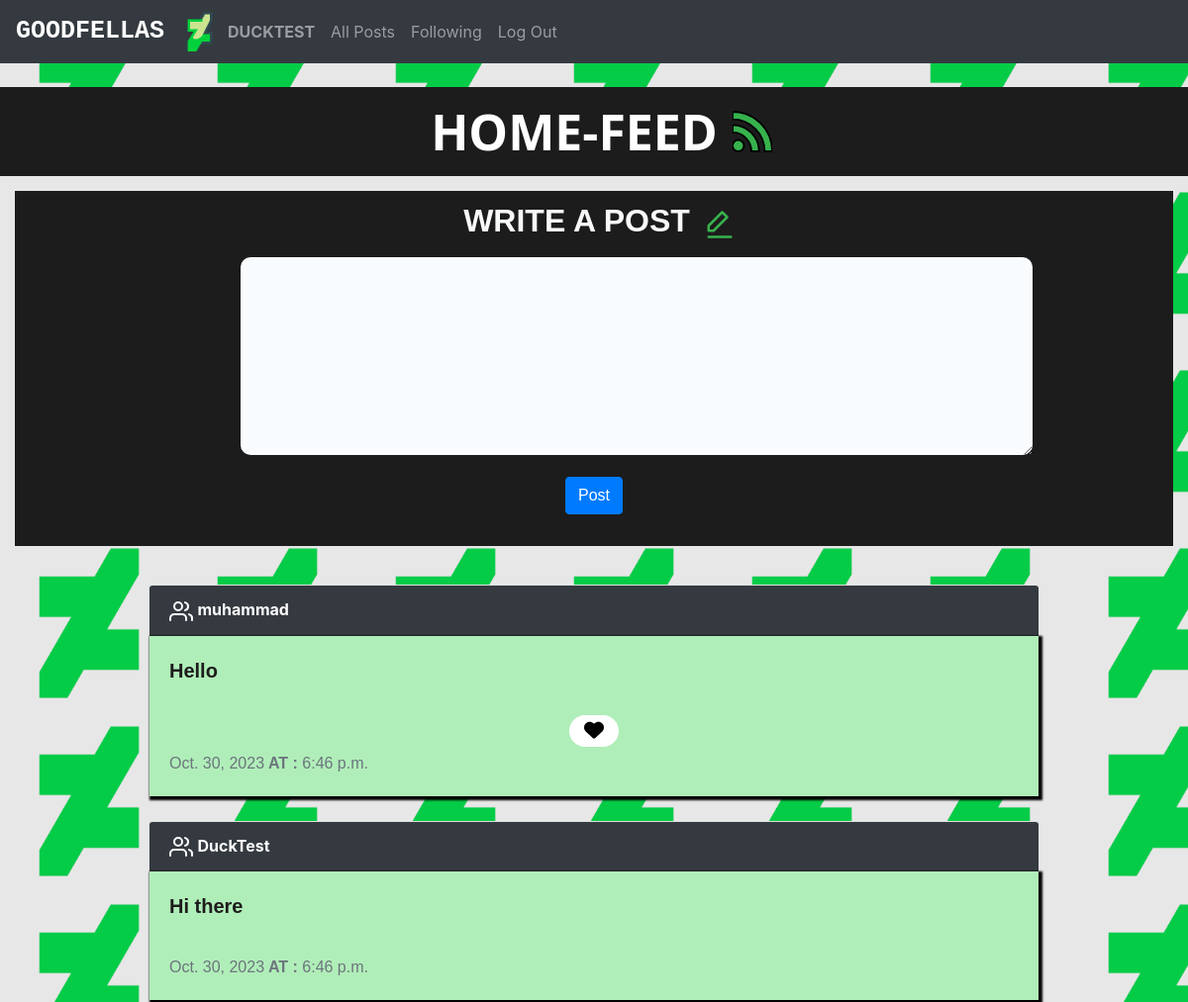
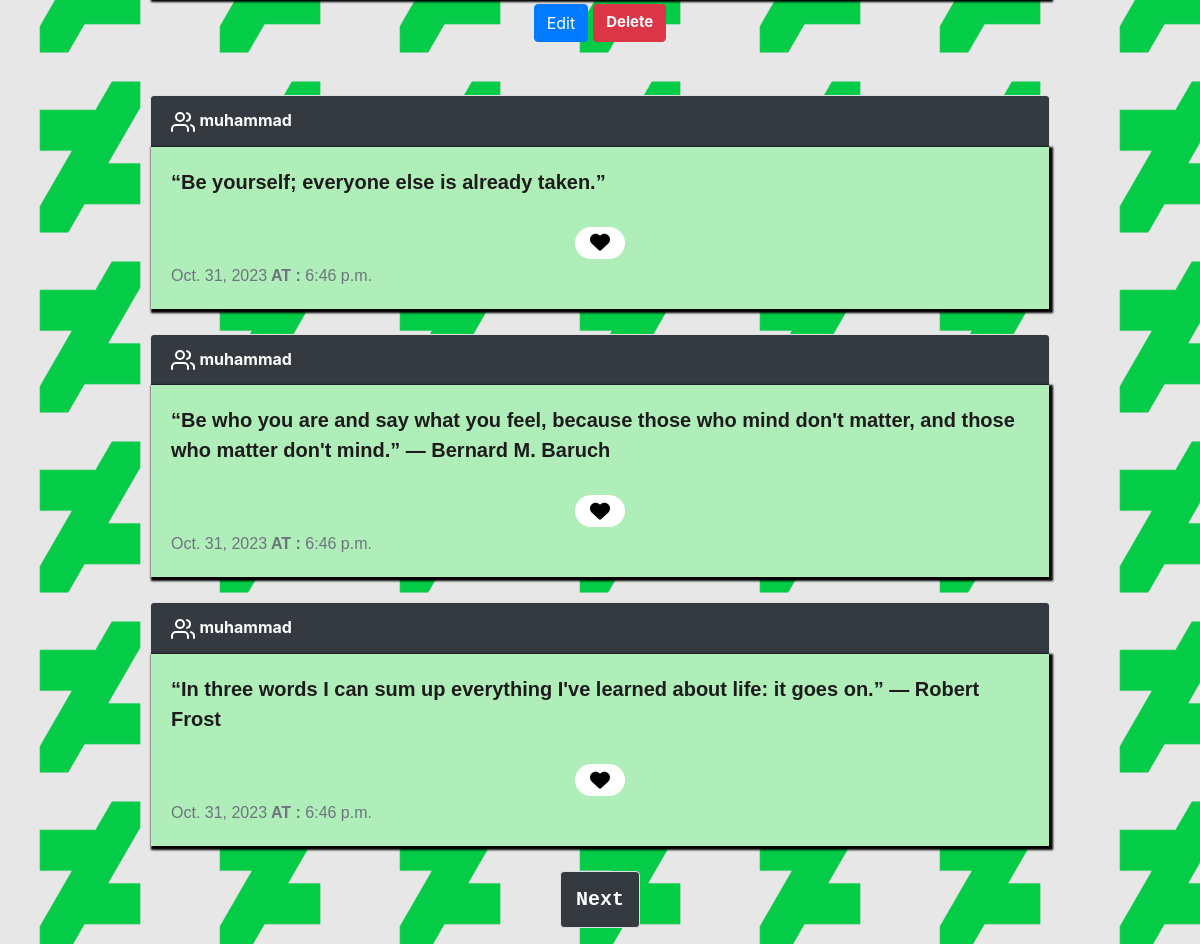
Page / (signed in) on the committed database (2 pictures, top to bottom).
### network/models.py (models this page shows, shortened)
class User(AbstractUser):
    pass

class New_Post(models.Model):
    user = models.ForeignKey(User,on_delete=models.CASCADE,related_name="writer",default=True)
    content = models.TextField(max_length=150)
    date = models.DateField(auto_now_add=True)
    time = models.TimeField(auto_now_add=True)

### network/views.py (the view)
# urls.py: path("", views.index, name="index"),
def index(request):
        likes = LikesModel.objects.all()
        postLikes = []
        try:
            for like in likes:
                if like.user.id == request.user.id:
                    postLikes.append(like.post.id)
        except:
            postLikes = []
        PostFeed = New_Post.objects.all().order_by('id')
        Navigation = Paginator(PostFeed, 5)
        pageNum = request.GET.get('page')
        post_page = Navigation.get_page(pageNum)
        form = NewPostForm(request.POST or None)
        if form.is_valid():
            obj = form.save(commit=False)
            obj.user = request.user
            obj.save()
            form = NewPostForm()
            return redirect('index')
        return render(request, "network/index.html",{
                    'form': form,
                    'PostFeed': PostFeed,
                    "post_page": post_page,
                    "postLikes":postLikes,
                        })

### network/forms.py
class NewPostForm(forms.ModelForm):
    class Meta:
        model = New_Post
        fields  = ['content']

### network/templates/network/index.html (shortened to what this page needs)
{% extends "network/layout.html" %}
{% load static %}
{% block body %}
{%if user.is_authenticated %}
    <br>
    <div class="page_feed">
        <h1 class="index_title">Home-Feed</h1>
    </div>
    <div class="NewPost">
        <div class="edit_logo">
            <h2>Write a Post</h2>
            <svg xmlns="http://www.w3.org/2000/svg" width="30" height="40" viewBox="0 0 24 24" fill="none"
                stroke="#37b24d" stroke-width="2" stroke-linecap="round" stroke-linejoin="round">
                <polygon points="14 2 18 6 7 17 3 17 3 13 14 2"></polygon>
                <line x1="3" y1="22" x2="21" y2="22"></line>
            </svg>
        </div>
        <form method='POST'>
            {{form}}
            <div class='btn'>
                <input type='submit' value='Post' class="btn btn-primary">
            </div>
        </form>
        <br>
    </div>
    {%endif%}
    <div class="NewFeed">
        {% for Post in post_page %}
        <br>
        <div class="card">
            <div class="card-header">
                <a class="user_hyperlink" href="{%url 'profile' user_id=Post.user.id %}">{{Post.user}}</a>
            </div>
            <div class="card-body">
                <blockquote class="blockquote mb-0">
                    <p class="post_content_p_{{Post.id}}" data-post_id="{{Post.id}}">{{Post.content}}</p>
                    <form method='POST' action="{% url 'EditPost' Post.id %}">
                        <div class='btn'>
                        </div>
                    </form>
                    <div class="likest">
                        {%if user.id != Post.user.id%}
                        {%if user.is_authenticated%}
                        {% if Post.id in postLikes%}
                        <div class="likes_people">{{postLikes|length}}-Likes </div>
                        <button class="btn_like" onclick="submit({{Post.id}},'like')" id="{{Post.id}}">
                            <i class="like_btn fa-solid fa-heart"></i>
                        </button>
                        {%else%}
                        <button class="btn_like" onclick="submit({{Post.id}},'unlike') "id="{{Post.id}}">
                            <i class="unlike_btn fa-solid fa-heart"></i>
                        </button>
                        {% endif %}
                        {% endif %}
                        {% endif %}
                    </div>
                    <p class="card-text"><small class="text-muted">{{Post.date}}<strong> AT : </strong>{{Post.time}}</small></p>
                </blockquote>
            </div>
        </div>
        {%if user.is_authenticated%}
        {%if user.id == Post.user.id%}
        <div class="Post_button">
            <button type="button" class="btn btn-primary editBtn edit_btn_{{Post.id}}" data-toggle="collapse"
                data-target="#collapseExampl_{{Post.id}}" data-post_id="{{Post.id}}">Edit
            </button>
            <button type="submit" class="btn btn-danger" onclick="return confirm ('Are You sure?')">
                <a href="{% url 'DeletePost' Post.id%}">Delete</a>
            </button>
        </div>
        <br>
        {%endif%}
        {%endif%}
        {%endfor%}
    </div>
    <br>
    <div class="navigation">
        <nav aria-label="Page navigation example">
            <ul class="pagination justify-content-center">
                {%if post_page.has_next %}
                <li class="page-item">
                    <a class="page-link" href="?page={{post_page.next_page_number}}">Next</a>
                </li>
            </ul>
        </nav>
        {%endif%}
    </div>
    {% endblock %}

### network/templates/network/layout.html (shortened to what this page needs)
{% load static %}
<!DOCTYPE html>
<html lang="en">
    <head>
        <link rel="stylesheet" href="https://stackpath.bootstrapcdn.com/bootstrap/4.4.1/css/bootstrap.min.css">
        <link href="{% static 'network/styles.css' %}" rel="stylesheet">
        <link href="{% static 'fontawesomefree/css/all.min.css' %}" rel="stylesheet" type="text/css">
  </head>
    </head>
    <body style="background-image: url({% static 'img/background.png' %}); background-size:15%">
        <nav class="navbar navbar-expand-lg navbar-dark  bg-dark">
            <a class="navbar-brand" href="{%url 'index'%}"><strong>Goodfellas</strong></a>
            <img class="logo" src="{% static 'img/logo.png' %}">
            <div>
                <ul class="navbar-nav mr-auto">
                {% if user.is_authenticated %}
                    <li class="nav-item">
                        <a class="nav-link" href="{%url 'profile' user_id=user.id%}"><strong>{{ user.username }}</strong></a>
                    </li>
                {% endif %}
                <li class="nav-item">
                    <a class="nav-link" href="{% url 'index' %}">All Posts</a>
                </li>
                {% if user.is_authenticated %}
                    <li class="nav-item">
                        <a class="nav-link" href="{%url 'following'%}">Following</a>
                    </li>
                    <li class="nav-item">
                        <a class="nav-link" href="{% url 'logout' %}">Log Out</a>
                    </li>
                {% endif %}
                </ul>
            </div>
            </nav>
        <div class="body">
            {% block body %}
            {% endblock %}
        </div>
    </body>
</html>

### network/static/network/styles.css (style rules this page uses)
body { background-color:#e7e7e7 ; }
.NewPost { padding: 1px; margin: 15px; background-color: #1d1c1c; text-transform: uppercase; display: flex; flex-direction: column; align-items: center; font-family: Arial, Helvetica, sans-serif; font-weight: bold; }
.NewPost h2 { color: #f8f9fa; font-weight: bold; border-radius: 10px; text-align: center; padding: 10px; font-family: 'Arial Narrow Bold', sans-serif; font-weight:900; }
.index_title { color: #fff; font-weight: bold; font-family: 'Segoe UI', Tahoma, Geneva, Verdana, sans-serif; margin: 15px; font-size: 50px; text-transform: uppercase; }
.NewPost textarea { background-color: #f9fcff; padding-left: 10px; width: 800px; height: 200px; border-radius: 10px; border: 10px; font-size: 20px; }
.btn { display: flex; justify-content: center; }
.card { margin: 0 auto; width: 900px; display: flex; }
.card-header { color: #fff; background-color: #343A40; }
.card-body { color: #000; background-color: #b0eeb9; box-shadow: 2px 2px 2px 2px #000; }
.card-body p { font-family:Arial, Helvetica, sans-serif; font-weight: bold; color: #1d1c1c; }
strong { text-transform: uppercase; }
.logo { width: 40px; }
.navbar-brand { font-size: 25px; font-weight: bold; font-family: monospace; }
.page_feed { display: flex; flex-direction: row; justify-content: center; background-color: #1d1c1c; }
.page_feed h1 { border-radius: 2px; color: #fff; }
.svg_logo { width: 40px; }
.navigation a { border-radius: 10px; padding: 15px; color: #fff; font-size: 20px; font-family: monospace; font-weight: bold; text-align: center; background-color: #343A40; }
.user_hyperlink { font-weight: bold; }
.NewFeed a { color: #fdfdfd; }
.Post_button { display: flex; justify-content: center; gap: 5px; margin: 5px; }
.Post_button a { font-size: 15px; font-weight: bold; text-decoration: none; }
.edit_logo { display:flex; align-items: center; gap: 5px; }
h2 { color: #2e2e2e; font-weight: bold; }
.likest { display: flex; justify-content: center; align-items: center; gap: 10px; }
.btn_like { background-color: #fff; width: 50px; border: none; border-radius: 20px; }

### rows in the picture
User: username "DUCKTEST"
New_Post: user "muhammad", content "Hello", date "Oct. 30, 2023", time "6:46 p.m."
New_Post: user "DuckTest", content "Hi there", date "Oct. 30, 2023", time "6:46 p.m."
New_Post: user "muhammad", content "“Be yourself; everyone else is already taken.”", date "Oct. 31, 2023", time "6:46 p.m."
New_Post: user "muhammad", content "“Be who you are and say what you feel, because those who mind don't matter, and those who matter don't mind.” ― Bernard M. Baruch", date "Oct. 31, 2023", time "6:46 p.m."
New_Post: user "muhammad", content "“In three words I can sum up everything I've learned about life: it goes on.” ― Robert Frost", date "Oct. 31, 2023", time "6:46 p.m."
